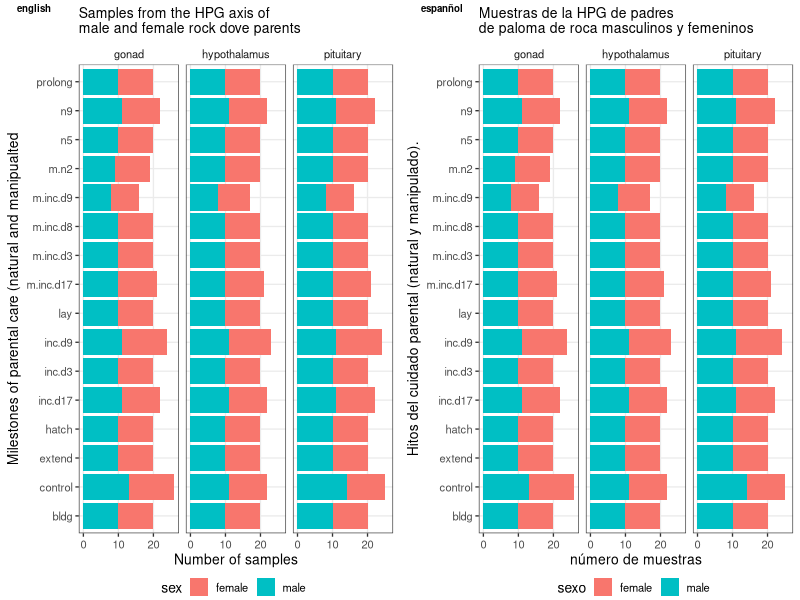
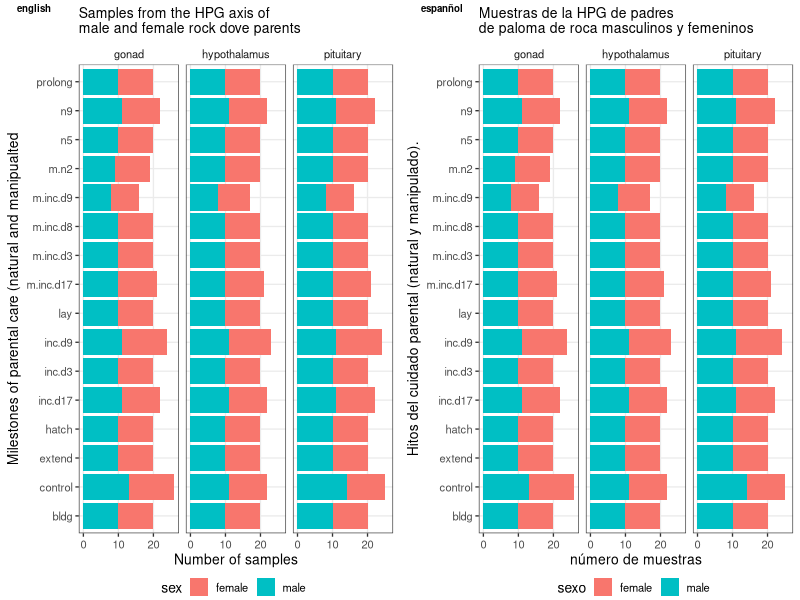

Write the R code that produced these figures, in order.
## ---- chunk 1
knitr::opts_chunk$set(echo = TRUE, fig.path = '../figures/espanol/')
## ---- chunk 2
library(tidyverse)
library(cowplot)
samples <- read.csv("../metadata/samples.csv" , row.names = 1) 
str(samples)

muestras <- samples
names(muestras) <- c("nombrearchivo", "pajaro", "sexo", "tejido", "tratamiento", "grupo", "estudio")
str(muestras)

levels(muestras$sexo) 
levels(muestras$tejido)
levels(muestras$tratamiento)
levels(muestras$estudio)


levels(muestras$sexo) <- c("mujer", "hombre")
levels(muestras$tejido) <- c("gonada", "hipotalamo", "pituitaria")
levels(muestras$tratamiento) <- c("construir", "control", "extender", "escotilla", "incubación 17", "incubacion 03", "incubacion 09", "poner", "eliminar 17", "eliminar 03"," precoz 09"," eliminar 09"," eliminar 21"," extender n5"," extender n9"," prolongar")
levels(muestras$estudio) <- c("caracterizacion", "manipulacion")
## ---- chunk 3
theme_rmh <- function(){ 
    theme_bw(base_size=10) +
        theme(
            panel.grid.minor.x  = element_blank(),
           panel.grid.minor.y  = element_blank(),
            strip.background = element_rect(colour="white", fill="white"),
              legend.position = "bottom",           
           legend.margin=margin(t=-0.1, r=0, b=-0.1, l=-0.1, unit="cm"),
           legend.key.size = unit(0.5, "cm"))
}

a <- muestras %>%
  #filter(estudio == "caracterizacion")  %>%
ggplot(aes(x = tratamiento, fill = sexo)) +  
  geom_bar() + 
  facet_wrap(~ tejido) +
  theme_rmh() +
  labs(x = "Hitos del cuidado parental (natural y manipulado).",
       y = "número de muestras",
       subtitle = "Muestras de la HPG de padres \nde paloma de roca masculinos y femeninos") + 
  coord_flip() 

b <- samples %>%
ggplot(aes(x = treatment, fill = sex)) +  
  geom_bar() + 
  facet_wrap(~ tissue) +
  theme_rmh() +
  labs(x = "Milestones of parental care (natural and manipualted",
       y = "Number of samples",
       subtitle = "Samples from the HPG axis of \nmale and female rock dove parents") + 
  coord_flip()

barre <- plot_grid(b,a, labels = c("english", "espanñol"), label_size=7)
barre

pdf(file="../figures/espanol/barre.pdf", width=2.5, height=5)
plot(barre)    
dev.off()
